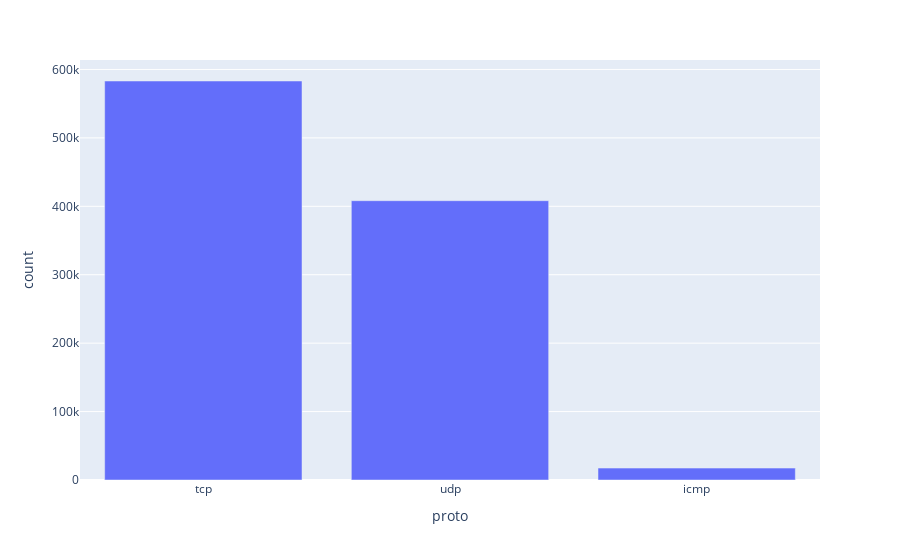
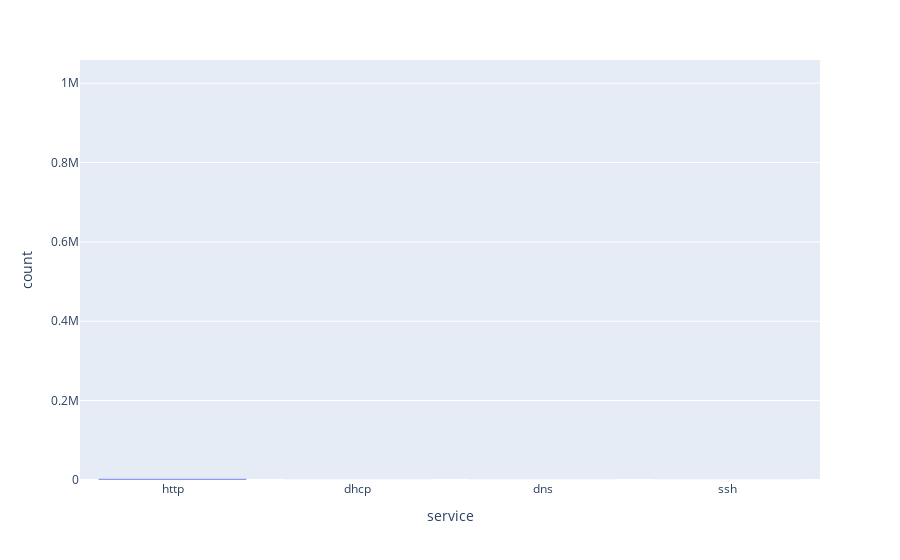
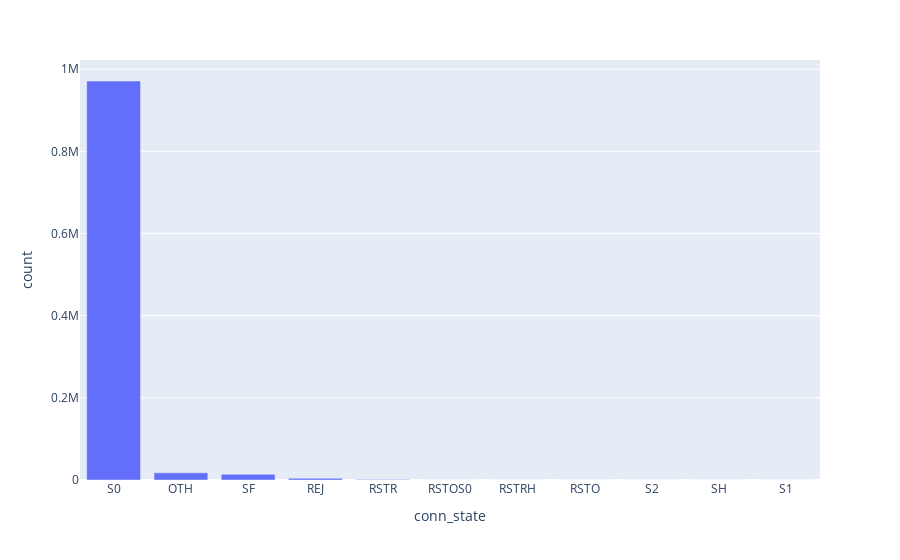
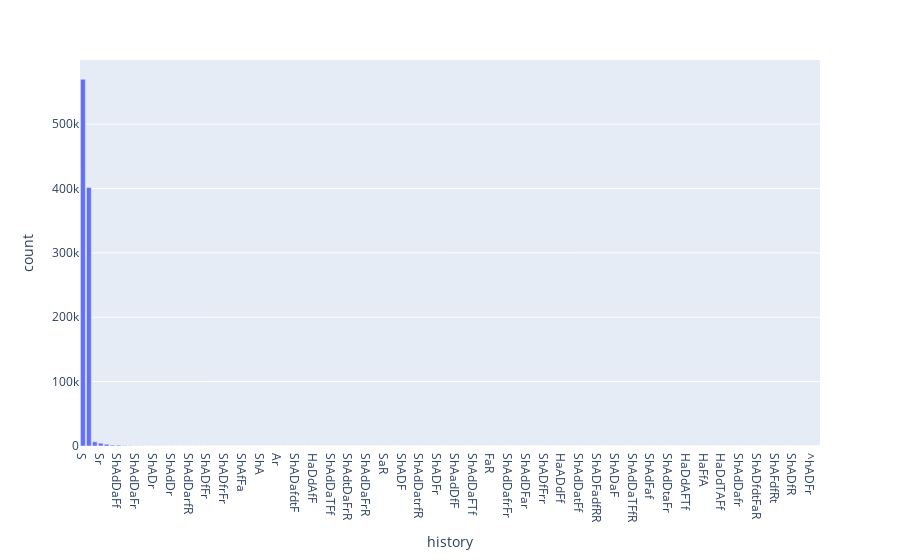

The code cell stored with these charts, in order, in its notebook:
### Code cell
def counts(df, var):
    var_counts = df.groupBy(var).count().orderBy("count", ascending=False)
    var_counts = var_counts.withColumn(
        "percent", F.round(F.col("count")/F.sum(F.col("count")).over(Window.partitionBy()), 4)
    )
    var_counts.show()
    fig = px.bar(var_counts.toPandas(), x=var, y="count")
    fig.show()

categorical_cols = ["proto", "service", "conn_state", "history", "label"]
for col in categorical_cols:
    counts(df,col)

### Figure 1 — Plotly figure (JSON) as saved in the notebook; plotly's stock layout.template omitted (floating-point values rounded to 4 significant figures)
{"data": [{"hovertemplate": "proto=%{x}<br>count=%{y}<extra></extra>", "legendgroup": "", "marker": {"color": "#636efa", "pattern": {"shape": ""}}, "name": "", "orientation": "v", "showlegend": false, "textposition": "auto", "type": "bar", "x": ["tcp", "udp", "icmp"], "xaxis": "x", "y": [583134, 408193, 17421], "yaxis": "y"}], "layout": {"barmode": "relative", "legend": {"tracegroupgap": 0}, "margin": {"t": 60}, "xaxis": {"anchor": "y", "domain": [0, 1], "title": {"text": "proto"}}, "yaxis": {"anchor": "x", "domain": [0, 1], "title": {"text": "count"}}}}

### Figure 2 — Plotly figure (JSON) as saved in the notebook; plotly's stock layout.template omitted (floating-point values rounded to 4 significant figures)
{"data": [{"hovertemplate": "service=%{x}<br>count=%{y}<extra></extra>", "legendgroup": "", "marker": {"color": "#636efa", "pattern": {"shape": ""}}, "name": "", "orientation": "v", "showlegend": false, "textposition": "auto", "type": "bar", "x": [null, "http", "dhcp", "dns", "ssh"], "xaxis": "x", "y": [1005507, 3238, 1, 1, 1], "yaxis": "y"}], "layout": {"barmode": "relative", "legend": {"tracegroupgap": 0}, "margin": {"t": 60}, "xaxis": {"anchor": "y", "domain": [0, 1], "title": {"text": "service"}}, "yaxis": {"anchor": "x", "domain": [0, 1], "title": {"text": "count"}}}}

### Figure 3 — Plotly figure (JSON) as saved in the notebook; plotly's stock layout.template omitted (floating-point values rounded to 4 significant figures)
{"data": [{"hovertemplate": "conn_state=%{x}<br>count=%{y}<extra></extra>", "legendgroup": "", "marker": {"color": "#636efa", "pattern": {"shape": ""}}, "name": "", "orientation": "v", "showlegend": false, "textposition": "auto", "type": "bar", "x": ["S0", "OTH", "SF", "REJ", "RSTR", "RSTOS0", "RSTRH", "RSTO", "S2", "SH", "S1"], "xaxis": "x", "y": [971229, 17421, 13881, 4346, 1465, 197, 66, 47, 40, 29, 27], "yaxis": "y"}], "layout": {"barmode": "relative", "legend": {"tracegroupgap": 0}, "margin": {"t": 60}, "xaxis": {"anchor": "y", "domain": [0, 1], "title": {"text": "conn_state"}}, "yaxis": {"anchor": "x", "domain": [0, 1], "title": {"text": "count"}}}}

### Figure 4 — Plotly figure (JSON) as saved in the notebook; plotly's stock layout.template omitted (floating-point values rounded to 4 significant figures)
{"data": [{"hovertemplate": "history=%{x}<br>count=%{y}<extra></extra>", "legendgroup": "", "marker": {"color": "#636efa", "pattern": {"shape": ""}}, "name": "", "orientation": "v", "showlegend": false, "textposition": "auto", "type": "bar", "x": ["S", "D", null, "Dd", "Sr", "ShAdDafF", "ShADadfF", "ShAdDaFf", "ShADafF", "ShADar", "ShAdDaFr", "ShAdDfFr", "R", "ShADr", "ShADdfFa", "ShAdDaftF", "ShAdDr", "ShADafr", "ShAdDafrR", "ShAdDarfR", "ShADfFa", "ShAdDfFa", "ShADfFr", "ShAdDafFr", "^r", "ShADfrFr", "ShADfaF", "ShAdDatFr", "ShAfFa", "ShAr", "ShADadfR", "ShA", "ShAdDtafF", "F", "Ar", "ShAF", "ShAdDatfF", "ShADafdtF", "D^", "ShAdtDaFr", "HaDdAfF", "HaDdAFf", "ShAdDaFfR", "ShAdDaTFf", "ShAdDatFrR", "ShAdDaFfr", "ShAdtDaFrR", "ShAdtDafF", "ShAdfFa", "ShAdDaFrR", "ShAdDafFR", "ShAFr", "SaR", "ShADadR", "ShAdDaF", "ShADF", "ShADadRf", "ShAFa", "ShAdDatrfR", "ShAdDaTfF", "Fa", "ShADFr", "HaDdR", "ShAdDaftFR", "ShAadDfF", "ShAdDaFRf", "ShADadFf", "ShAdDaFTf", "ShAdDtafFr", "ShAfdtDFr", "FaR", "ShAdaFr", "ShADfdtR", "ShAdDafrFr", "ShAFfR", "ShAdDarr", "ShAdDFar", "FaAr", "ShAdDar", "ShADfFrr", "ShAdfDFr", "ShAdDafFrr", "HaADdFf", "ShAdDaTF", "ShADarfF", "ShAdDatFf", "ShADrfR", "ShADdafR", "ShADFadfRR", "ShAdF", "ShAFf", "ShADaF", "SahAdDrfR", "ShAdDTafF", "ShAdDaTFfR", "ShAdDafFrR", "Fr", "ShAdFaf", "ShrA", "ShAdr", "ShAdDtaFr", "ShADdfR", "ShAFafR", "HaDdAFTf", "FfA", "ShAdDaFRfR", "HaFfA", "Ffa", "^aR", "HaDdTAFf", "ShAdDaFRRf", "ShAdDFfR", "ShAdDafr", "^hADafF", "HaR", "ShADfdtFaR", "ShAFdRfR", "^hA", "ShAFdfRt", "ShADfrF", "^hADadfR", "ShADfR", "ShADfF", "HafFr", "^hADFr", "^hADr"], "xaxis": "x", "y": [569605, 401606, 17421, 6569, 4346, 2744, 1385, 1258, 740, 397, 277, 228, 181, 164, 151, 150, 123, 120, 120, 115, 110, 95, 78, 49, 45, 40, 39, 36, 32, 30, 28, 26, 24, 24, 21, 19, 19, 19, 18, 18, 14, 13, 13, 11, 11, 11, 10, 10, 8, 8, 8, 7, 7, 7, 7, 6, 6, 5, 5, 5, 5, 4, 4, 4, 4, 3, 3, 3, 3, 3, 3, 2, 2, 2, 2, 2, 2, 2, 2, 2, 2, 2, 2, 1, 1, 1, 1, 1, 1, 1, 1, 1, 1, 1, 1, 1, 1, 1, 1, 1, 1, 1, 1, 1, 1, 1, 1, 1, 1, 1, 1, 1, 1, 1, 1, 1, 1, 1, 1, 1, 1, 1, 1, 1, 1, 1], "yaxis": "y"}], "layout": {"barmode": "relative", "legend": {"tracegroupgap": 0}, "margin": {"t": 60}, "xaxis": {"anchor": "y", "domain": [0, 1], "title": {"text": "history"}}, "yaxis": {"anchor": "x", "domain": [0, 1], "title": {"text": "count"}}}}
